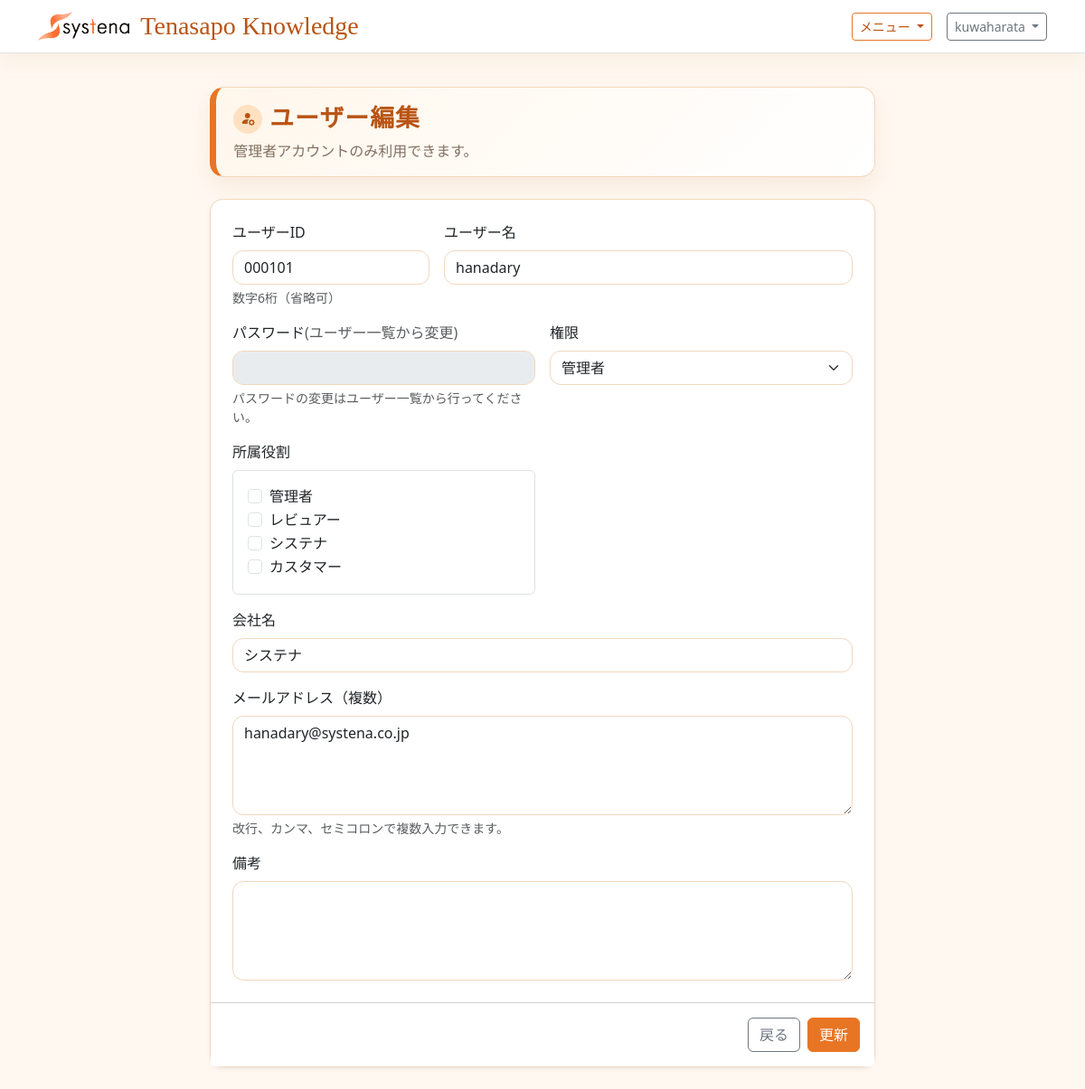
Before: /users/6/edit/ (signed in) with the older database file.
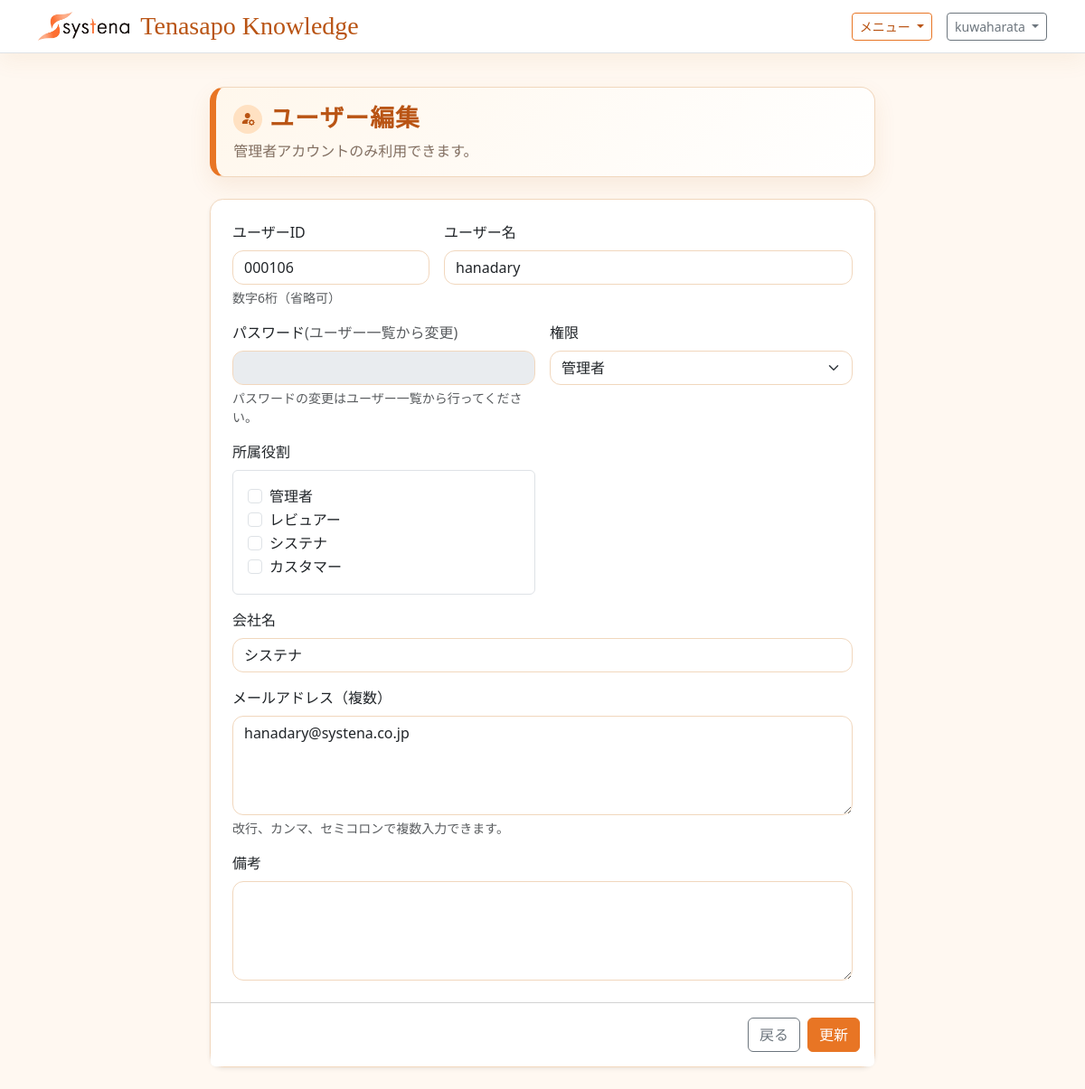
After: the same page with the newer database file.
### tenasapo_knowledge/models.py (models this page shows, shortened)
class UserProfile(models.Model):
    USER_TYPE_CUSTOMER = 'customer'
    USER_TYPE_SYSTENA = 'systena'
    USER_TYPE_CHOICES = (
        (USER_TYPE_CUSTOMER, 'カスタマー'),
        (USER_TYPE_SYSTENA, 'システナ'),
    )
    user = models.OneToOneField(
        settings.AUTH_USER_MODEL,
        on_delete=models.CASCADE,
        related_name='knowledge_profile',
        verbose_name='ユーザー',
    )
    uid = models.CharField(
        'ユーザーID',
        max_length=6,
        blank=True,
        null=True,
        unique=True,
        help_text='数字6桁',
    )
    company_name = models.CharField('会社名', max_length=120)
    user_type = models.CharField(
        'ユーザー区分',
        max_length=20,
        choices=USER_TYPE_CHOICES,
        default=USER_TYPE_CUSTOMER,
    )
    email_addresses = models.TextField('メールアドレス（複数）', blank=True)
    note = models.TextField('備考', blank=True)
    created_at = models.DateTimeField('作成日時', auto_now_add=True)
    updated_at = models.DateTimeField('更新日時', auto_now=True)
    class Meta:
        verbose_name = 'ユーザープロフィール'
        verbose_name_plural = 'ユーザープロフィール'
        ordering = ['user__username']

### tenasapo_knowledge/views.py (the view, shortened to what this page needs)
# urls.py: path('users/<int:pk>/edit/', UserUpdateView.as_view(), name='user_edit'),
class UserUpdateView(StaffRequiredMixin, FormView):
    template_name = 'tenasapo_knowledge/user_form.html'
    form_class = UserUpdateForm
    success_url = reverse_lazy('user_list')
    def dispatch(self, request, *args, **kwargs):
        User = get_user_model()
        self.user_obj = get_object_or_404(User, pk=kwargs['pk'])
        return super().dispatch(request, *args, **kwargs)
    def get_initial(self):
        profile = getattr(self.user_obj, 'knowledge_profile', None)
        return {
            'uid': profile.uid if profile else '',
            'username': self.user_obj.username,
            'company_name': profile.company_name if profile else '',
            'role': UserCreateForm.ROLE_ADMIN if self.user_obj.is_staff else UserCreateForm.ROLE_USER,
            'groups': list(self.user_obj.groups.values_list('name', flat=True)),
            'email_addresses': profile.email_addresses if profile else '',
            'note': profile.note if profile else '',
        }
    def get_form(self, form_class=None):
        form = super().get_form(form_class)
        form._current_user_pk = self.user_obj.pk
        return form
    def get_context_data(self, **kwargs):
        context = super().get_context_data(**kwargs)
        context['is_edit'] = True
        context['user_obj'] = self.user_obj
        return context

### tenasapo_knowledge/views.py (called while the page is built)
    def test_func(self):
        user = self.request.user
        return user.is_authenticated and (user.is_staff or user.is_superuser)

### tenasapo_knowledge/templates/tenasapo_knowledge/user_form.html (shortened to what the changed rows need)
{% extends "base.html" %}
{% block content %}
<div class="row justify-content-center">
    <div class="col-12 col-lg-8">
        <div class="page-title-panel mb-4">
            <h1 class="page-title-main mb-1 d-flex align-items-center gap-2">
                <span class="page-title-icon"><i class="bi bi-person-fill-gear"></i></span>{% if is_edit %}ユーザー編集{% else %}ユーザー作成{% endif %}
            </h1>
        </div>
        <form class="card shadow-sm" method="post">
            <div class="card-body p-4">
                <div class="row g-3">
                    <div class="col-12 col-md-4">
                        <label class="form-label" for="{{ form.uid.id_for_label }}">ユーザーID</label>
                        <input class="form-control{% if form.uid.errors %} is-invalid{% endif %}" type="text" inputmode="numeric" pattern="[0-9]{6}" maxlength="6" name="{{ form.uid.html_name }}" id="{{ form.uid.id_for_label }}" value="{{ form.uid.value|default_if_none:'' }}" placeholder="123456">
                        <div class="form-text">数字6桁（省略可）</div>
                    </div>
                    <div class="col-12">
                        <label class="form-label" for="{{ form.company_name.id_for_label }}">会社名</label>
                        <input class="form-control{% if form.company_name.errors %} is-invalid{% endif %}" type="text" name="{{ form.company_name.html_name }}" id="{{ form.company_name.id_for_label }}" value="{{ form.company_name.value|default_if_none:'' }}" required>
                    </div>
                    <div class="col-12">
                        <label class="form-label" for="{{ form.email_addresses.id_for_label }}">メールアドレス（複数）</label>
                        <textarea class="form-control{% if form.email_addresses.errors %} is-invalid{% endif %}" name="{{ form.email_addresses.html_name }}" id="{{ form.email_addresses.id_for_label }}" rows="4">{{ form.email_addresses.value|default_if_none:'' }}</textarea>
                        <div class="form-text">{{ form.email_addresses.help_text }}</div>
                    </div>
                </div>
            </div>
        </form>
    </div>
</div>
{% endblock %}

Changed rows visible on the page:
changed UserProfile "システナ": uid "000101" → "000106"
